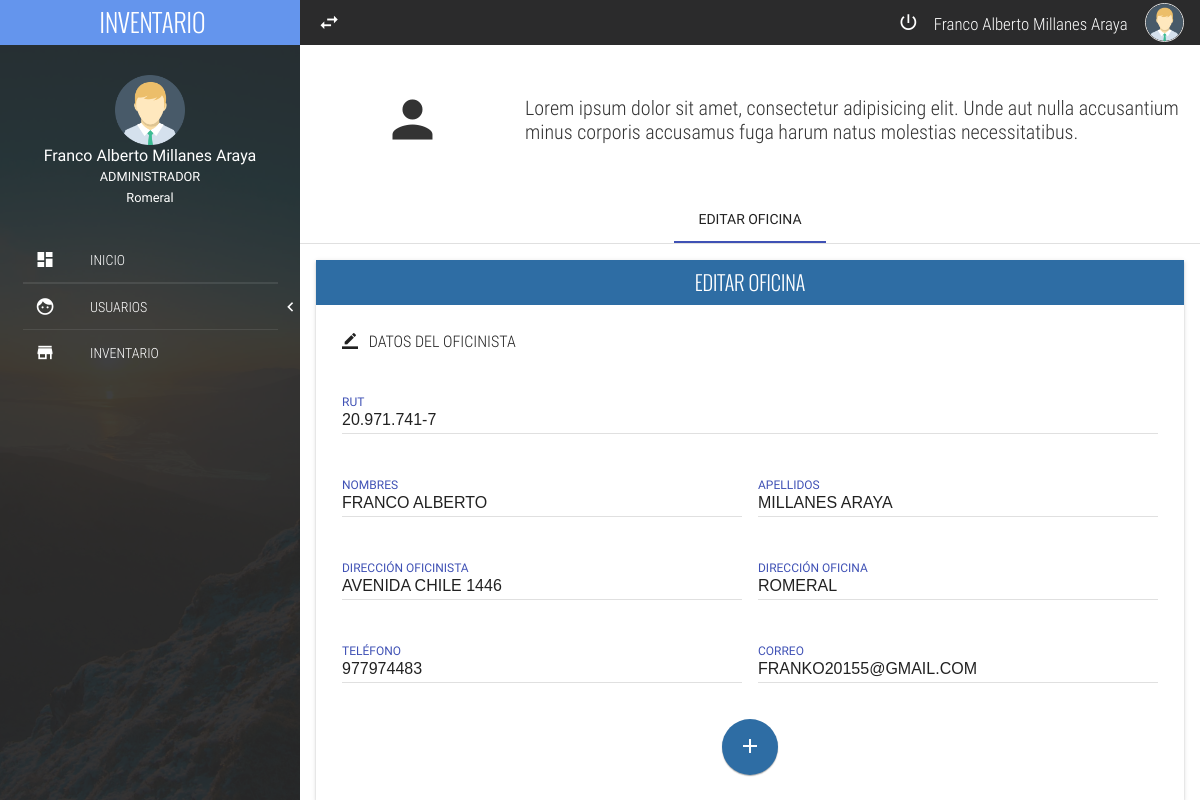
/App/offices/editarOficina.php?id=1 (signed in), run on the app's committed database.
### tables this page shows
create table oficina(
id int auto_increment primary key,
rut varchar(20),
nombres varchar(20),
apellidos varchar(20),
telefono varchar(10),
correo varchar(30),
direccionOficinista varchar(30),
direccionOficina varchar(30));

### App/offices/editarOficina.php (the view, shortened to what this page needs)
<?php
include("../conection/conn.php");
$idSession = $_SESSION["Logueado"];
$sqlSession = "SELECT * FROM admin WHERE id='$idSession';";
$resultSession=mysqli_query($con,$sqlSession);
while($mostrarUser=mysqli_fetch_assoc($resultSession)) {
?>
<!DOCTYPE html>
<html lang="es">
<head>
    <link rel="stylesheet" href="../../css/normalize.css">
    <link rel="stylesheet" href="../../css/sweetalert2.css">
    <link rel="stylesheet" href="../../css/material.min.css">
    <link rel="stylesheet" href="../../css/material-design-iconic-font.min.css">
    <link rel="stylesheet" href="../../css/jquery.mCustomScrollbar.css">
    <link rel="stylesheet" href="../../css/main.css">
</head>
<body>
<section class="full-width navLateral">
    <div class="full-width navLateral-bg btn-menu"></div>
    <div class="full-width navLateral-body">
        <div class="full-width navLateral-body-logo text-center tittles">
            <i class="zmdi zmdi-close btn-menu"></i> INVENTARIO
        </div>
        <figure class="full-width navLateral-body-tittle-menu">
            <div>
                <img src="../../assets/img/avatar-male.png" alt="Avatar" class="img-responsive">
            </div>
            <figcaption>
                <span>
                    <?php echo $mostrarUser['nombres'];?> <?php echo $mostrarUser['apellidos'];?><br>
                    <small>ADMINISTRADOR</small>
                    <BR>
                    <small><?php echo $mostrarUser['direccion'];?></small>
                </span>
            </figcaption>
        </figure>
        <nav class="full-width">
            <ul class="full-width list-unstyle menu-principal">
                <li class="full-width">
                    <a href="../index.php?idSession=<?php echo $mostrarUser['id']; ?>" class="full-width">
                        <div class="navLateral-body-cl">
                            <i class="zmdi zmdi-view-dashboard"></i>
                        </div>
                        <div class="navLateral-body-cr">
                            INICIO
                        </div>
                    </a>
                </li>
                <li class="full-width divider-menu-h"></li>
                <li class="full-width divider-menu-h"></li>
                <li class="full-width">
                    <a href="#!" class="full-width btn-subMenu">
                        <div class="navLateral-body-cl">
                            <i class="zmdi zmdi-face"></i>
                        </div>
                        <div class="navLateral-body-cr">
                            USUARIOS
                        </div>
                        <span class="zmdi zmdi-chevron-left"></span>
                    </a>
                </li>
                <li class="full-width divider-menu-h"></li>
                <li class="full-width">
                    <a href="../materials/index.php?idSession=<?php echo $mostrarUser['id']; ?>" class="full-width">
                        <div class="navLateral-body-cl">
                            <i class="zmdi zmdi-store"></i>
                        </div>
                        <div class="navLateral-body-cr">
                            INVENTARIO
                        </div>
                    </a>
                </li>
            </ul>
        </nav>
    </div>
</section>
    <section class="full-width pageContent">
        <div class="full-width navBar">
            <div class="full-width navBar-options">
                <i class="zmdi zmdi-swap btn-menu" id="btn-menu"></i>
                <nav class="navBar-options-list">
                    <ul class="list-unstyle">
                        <li class="btn-exit" id="btn-exit">
                            <i class="zmdi zmdi-power"></i>
                        </li>
                        <li class="text-condensedLight noLink"><small><?php echo $mostrarUser['nombres'];?> <?php echo $mostrarUser['apellidos'];?></small></li>
                        <li class="noLink">
                            <figure>
                                <img src="assets/img/avatar-male.png" alt="Avatar" class="img-responsive">
                            </figure>
                        </li>
                    </ul>
                </nav>
            </div>
        </div>
        <section class="full-width header-well">
            <div class="full-width header-well-icon">
                <i class="zmdi zmdi-account"></i>
            </div>
            <div class="full-width header-well-text">
                <p class="text-condensedLight">
                    Lorem ipsum dolor sit amet, consectetur adipisicing elit. Unde aut nulla accusantium minus corporis accusamus fuga harum natus molestias necessitatibus.
                </p>
            </div>
        </section>
        <div class="mdl-tabs mdl-js-tabs mdl-js-ripple-effect">
            <div class="mdl-tabs__tab-bar">
                <a href="#tabNewAdmin" class="mdl-tabs__tab is-active">EDITAR OFICINA</a>
            </div>
            <div class="mdl-tabs__panel is-active" id="tabNewAdmin">
                <div class="mdl-grid">
                    <div class="mdl-cell mdl-cell--12-col">
                        <div class="full-width panel mdl-shadow--2dp">
                            <div class="full-width panel-tittle bg-primary text-center tittles">
                                EDITAR OFICINA
                            </div>
                            <?php
                            $id=$_GET['id'];
                            $sqlOf = "SELECT * FROM oficina WHERE id='$id';";
                            $resultOf=mysqli_query($con,$sqlOf);
                            while($mostrar=mysqli_fetch_assoc($resultOf)) {
                            ?>
                            <div class="full-width panel-content">
                              <form method="POST" action="edicionDeOficina.php?id=<?php echo $mostrar['id']; ?>&idSession=<?php echo $idSession ?>">
                                  <div class="mdl-grid">
                                      <div class="mdl-cell mdl-cell--12-col">
                                          <legend class="text-condensedLight"><i class="zmdi zmdi-border-color"></i> &nbsp; DATOS DEL OFICINISTA</legend><br>
                                      </div>
                                      <div class="mdl-cell mdl-cell--12-col">
                                        <div class="mdl-textfield mdl-js-textfield mdl-textfield--floating-label">
                                            <input class="mdl-textfield__input" type="text" pattern="-?[A-Za-záéíóúÁÉÍÓÚ" id="rut" name="txtRut" value="<?php echo $mostrar['rut']; ?>">
                                            <label class="mdl-textfield__label" for="rut">RUT</label>
                                        </div>
                                      </div>
                                      <div class="mdl-cell mdl-cell--6-col mdl-cell--8-col-tablet">
                                          <div class="mdl-textfield mdl-js-textfield mdl-textfield--floating-label">
                                              <input class="mdl-textfield__input" type="text" pattern="-?[A-Za-záéíóúÁÉÍÓÚ ]*(\.[0-9]+)?" value="<?php echo $mostrar['nombres']; ?>" id="nombres" name="txtNombres">
                                              <label class="mdl-textfield__label" for="nombres">NOMBRES</label>
                                          </div>
                                      </div>
                                      <div class="mdl-cell mdl-cell--6-col mdl-cell--8-col-tablet">
                                          <div class="mdl-textfield mdl-js-textfield mdl-textfield--floating-label">
                                              <input class="mdl-textfield__input" type="text" pattern="-?[A-Za-záéíóúÁÉÍÓÚ ]*(\.[0-9]+)?" value="<?php echo $mostrar['apellidos']; ?>"  id="apellidos" name="txtApellidos">
                                              <label class="mdl-textfield__label" for="apellidos">APELLIDOS</label>
                                          </div>
                                      </div>
                                      <div class="mdl-cell mdl-cell--6-col mdl-cell--8-col-tablet">
                                          <div class="mdl-textfield mdl-js-textfield mdl-textfield--floating-label">
                                              <input class="mdl-textfield__input" type="text" id="direccionOficinista" value="<?php echo $mostrar['direccionOficinista']; ?>" name="txtOficinista">
                                              <label class="mdl-textfield__label" for="direccionOficinista">DIRECCIÓN OFICINISTA</label>
                                          </div>
                                      </div>
                                      <div class="mdl-cell mdl-cell--6-col mdl-cell--8-col-tablet">
                                          <div class="mdl-textfield mdl-js-textfield mdl-textfield--floating-label">
                                              <input class="mdl-textfield__input" type="text" id="addressClient2" name="txtOficina" value="<?php echo $mostrar['direccionOficina']; ?>">
                                              <label class="mdl-textfield__label" for="addressClient2">DIRECCIÓN OFICINA</label>
                                          </div>
                                      </div>
                                      <div class="mdl-cell mdl-cell--6-col mdl-cell--8-col-tablet">
                                          <div class="mdl-textfield mdl-js-textfield mdl-textfield--floating-label">
                                              <input class="mdl-textfield__input" type="text" pattern="-?[0-9+()- ]*(\.[0-9]+)?" id="phoneClient" name="txtTelefono" value="<?php echo $mostrar['telefono'];?>">
                                              <label class="mdl-textfield__label" for="phoneClient">TELÉFONO</label>
                                          </div>
                                      </div>
                                      <div class="mdl-cell mdl-cell--6-col mdl-cell--8-col-tablet">
                                          <div class="mdl-textfield mdl-js-textfield mdl-textfield--floating-label">
                                              <input class="mdl-textfield__input" type="email" id="emailClient" name="txtCorreo" value="<?php echo $mostrar['correo']; ?>">
                                              <label class="mdl-textfield__label" for="emailClient">CORREO</label>
                                          </div>
                                      </div>
                                  </div>
                                <?php } ?>
                                  <p class="text-center">
                                      <button class="mdl-button mdl-js-button mdl-button--fab mdl-js-ripple-effect mdl-button--colored bg-primary" id="btn-addClient">
                    <i class="zmdi zmdi-plus"></i>
                  </button>
                                  </p>
                              </form>
                            </div>
                        </div>
                    </div>
                </div>
            </div>
        </div>
    </section>
  <?php } ?>
</body>
</html>

### css/main.css (style rules this page uses)
:root { --color-text: #3F51B5; --primary-color: #2B2B2C; --acent-color: #DB763B; }
html, body { width: 100%; height: 100%; margin: 0; padding: 0; font-size: 16px; font-family: "RobotoRegular"; position: relative; background-color: #fff; }
.text-condensedLight { font-family: "RobotoCondensedLight"; }
.text-center { text-align: center; }
.tittles { font-family: "OswaldLight"; }
.mdl-textfield { width: 100%; }
.full-width { margin: 0; padding: 0; width: 100%; box-sizing: border-box; }
.list-unstyle { margin: 0; padding: 0; list-style: none; box-sizing: border-box; }
.img-responsive { width: 100%; height: auto; }
.divider-menu-h { height: 0; border-top: 1px solid rgba(255, 255, 255, .09); width: 85%; margin: 0 auto; }
.panel { height: auto; }
.panel-tittle { height: 45px; display: block; line-height: 45px; color: #fff; font-size: 20px; }
.panel-content { display: block; padding: 10px; }
.header-well, .header-well-icon, .header-well-text { min-height: 150px; height: auto; }
.header-well { position: relative; }
.header-well-icon, .header-well-text { position: absolute; top: 0; color: #333; }
.header-well-icon { left: 0; width: 25%; }
.header-well-icon i, .header-well-text p { position: absolute; top: 50%; display: block; width: 100%; transform: translateY(-50%); }
.header-well-icon i { text-align: center; font-size: 60px; }
.header-well-text { right: 0; width: 75%; }
.header-well-text p { font-size: 20px; margin: 0; padding: 0; }
.bg-primary { background-color: #2e6da4 !important; }
.navBar { background-color: var(--primary-color); height: 45px; color: #fff; }
.navBar-options { line-height: 45px; height: 45px; position: absolute; width: 100%; top: 0; right: 0; padding: 0; transition: all .3s ease-in-out; }
.navBar-options .btn-menu, .navBar-options-list { line-height: 45px; position: absolute; top: 0; height: 45px; margin: 0; padding: 0; }
.navBar-options .btn-menu { width: 40px; left: 0; font-size: 23px; cursor: pointer; user-select: none; text-align: center; outline: none; margin-left: 9px; }
.navBar-options-list { right: 9px; }
.navBar-options-list .noLink { cursor: inherit !important; }
.navBar-options-list ul { height: 45px; }
.navBar-options-list ul li { height: 45px; line-height: 45px; cursor: pointer; display: inline-block; padding: 0 7px; font-size: 21px; -moz-user-select: none; -webkit-user-select: none; -ms-user-select: none; }
.navBar-options-list ul li { outline: none; }
.navBar-options-list ul li figure, .navBar-options-list ul li figure img { margin: 0; padding: 0; padding-top: 0; margin-top: 0; box-sizing: border-box; }
.navBar-options-list ul li figure { height: 45px; }
.navBar-options-list ul li figure img { border: 1px solid #E1E1E1; border-radius: 50%; width: 39px; height: 39px; margin-bottom: 3px; }
.navLateral, .navLateral-body, .navLateral-bg { position: absolute; top: 0; height: 100%; }
.navLateral { left: 0; width: 300px; z-index: 100; transition: all .3s ease-in-out; background-image: url("../assets/img/FontNavLateral.jpg"); background-size: cover; color: #fff; overflow: hidden; }
.navLateral-body { z-index: 82; left: 0; padding-bottom: 30px; background-color: rgba(43, 43, 44, .9); }
.navLateral-body-logo { height: 45px; line-height: 45px; color: #fff; width: 100%; font-size: 25px; background-color: cornflowerblue; }
.navLateral-body-cl, .navLateral-body-cr { box-sizing: border-box; height: 77px; float: left; margin: 0; padding: 0; position: relative; }
.navLateral-body-cl { width: 30%; }
.navLateral-body-cr { width: 70%; font-family: "RobotoCondensedLight"; }
.navLateral-body-tittle-menu { text-align: center; padding: 30px 0; }
.navLateral-body-tittle-menu img { max-width: 70px; }
.menu-principal li, .menu-principal li a { display: block; }
.menu-principal li a { height: 45px; color: #fff; position: relative; transition: all .3s ease-in-out; }
.menu-principal li a div.navLateral-body-cl, .menu-principal li a div.navLateral-body-cr { height: 45px; line-height: 45px; }
.menu-principal li a div.navLateral-body-cl { text-align: center; font-size: 20px; }
.btn-subMenu span { position: absolute; top: 0; right: 7px; line-height: 45px; height: 45px; font-size: 19px; }
.pageContent { padding-left: 300px; width: 100%; height: 100%; overflow: hidden; z-index: 77; background-color: #fff; transition: all .3s ease-in-out; }

### data on the page
oficina: txtRut "20.971.741-7", txtNombres "FRANCO ALBERTO", txtApellidos "MILLANES ARAYA", txtOficinista "AVENIDA CHILE 1446", txtOficina "ROMERAL", txtTelefono "977974483", txtCorreo "FRANKO20155@GMAIL.COM"

### other printed values
$mostrarUser['nombres'] "Franco Alberto"
$mostrarUser['apellidos'] "Millanes Araya"
$mostrarUser['direccion'] "Romeral"
